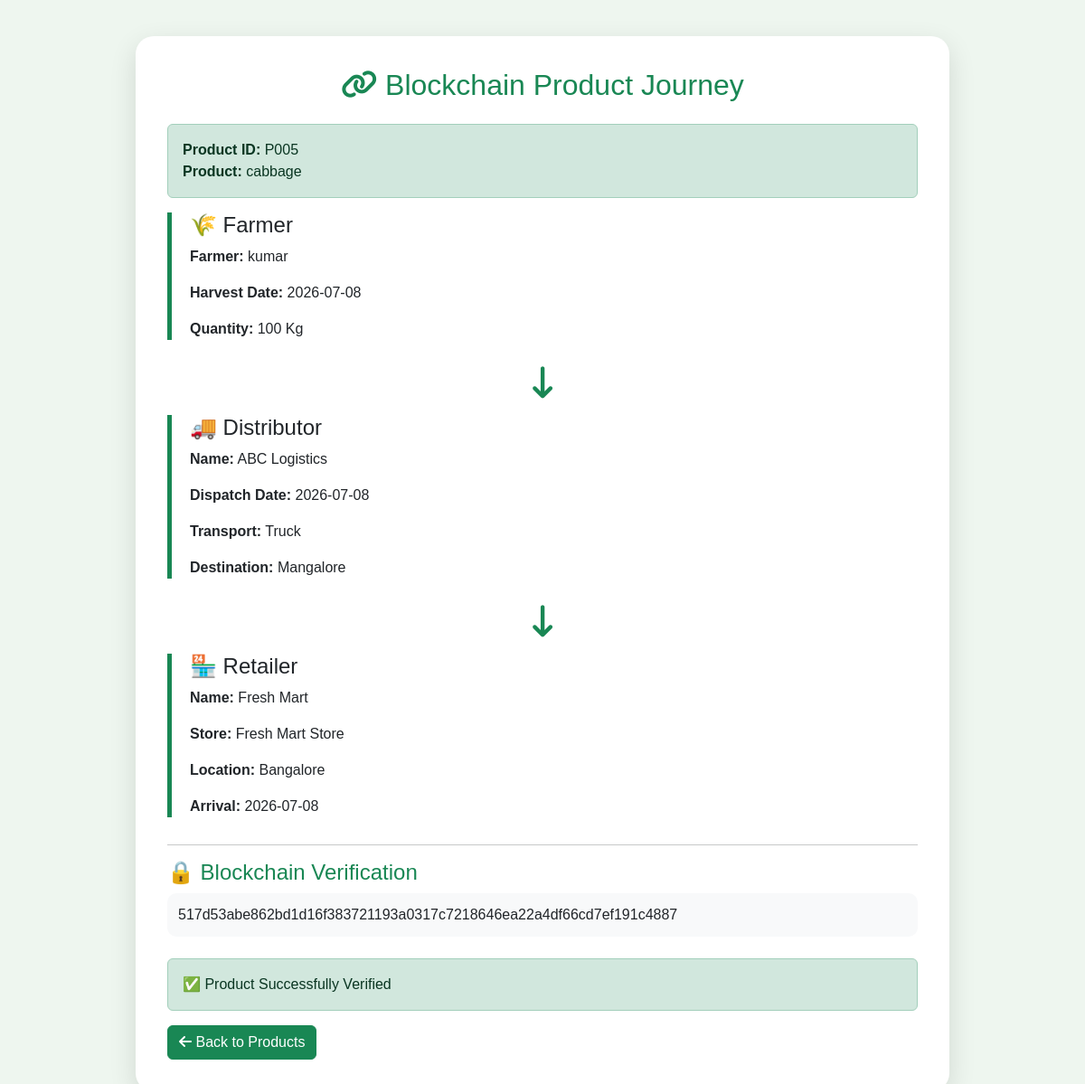
The page /history/P005 on the database its author committed.
### tables this page shows
CREATE TABLE products(
    product_id TEXT PRIMARY KEY,
    product_name TEXT,
    farmer_name TEXT,
    harvest_date TEXT,
    quantity TEXT
);

CREATE TABLE distributor(
    product_id TEXT,
    distributor_name TEXT,
    dispatch_date TEXT,
    transport_method TEXT,
    destination TEXT
);

CREATE TABLE retailer(
    product_id TEXT,
    retailer_name TEXT,
    store_name TEXT,
    location TEXT,
    arrival_date TEXT
);

### app.py (the view)
@app.route("/history/<product_id>")
def history(product_id):
    conn = get_connection()
    cursor = conn.cursor()
    cursor.execute(
        "SELECT * FROM products WHERE product_id=?",
        (product_id,)
    )
    product = cursor.fetchone()
    cursor.execute(
        "SELECT * FROM distributor WHERE product_id=?",
        (product_id,)
    )
    distributor = cursor.fetchone()
    cursor.execute(
        "SELECT * FROM retailer WHERE product_id=?",
        (product_id,)
    )
    retailer = cursor.fetchone()
    cursor.execute("""
    SELECT sender,
           receiver,
           location,
           timestamp,
           hash,
           previous_hash
    FROM transactions
    WHERE product_id=?
    ORDER BY tx_id
    """, (product_id,))
    transactions = cursor.fetchall()
    conn.close()
    data = str(product) + str(distributor) + str(retailer)
    blockchain_hash = hashlib.sha256(
        data.encode()
    ).hexdigest()
    return render_template(
        "history.html",
        product=product,
        distributor=distributor,
        retailer=retailer,
        blockchain_hash=blockchain_hash,
        transactions=transactions
    )

### app.py (called while the page is built)
def get_connection():
    return sqlite3.connect(DATABASE)

### templates/history.html (shortened to what this page needs)
<!DOCTYPE html>
<html lang="en">
<head>
<link href="https://cdn.jsdelivr.net/npm/bootstrap@5.3.3/dist/css/bootstrap.min.css" rel="stylesheet">
<link href="https://cdnjs.cloudflare.com/ajax/libs/font-awesome/6.5.2/css/all.min.css" rel="stylesheet">
</head>
<body>
<div class="container">
<div class="timeline-card">
<h2 class="text-success text-center mb-4">
<i class="fa-solid fa-link"></i>
Blockchain Product Journey
</h2>
<div class="alert alert-success">
<b>Product ID:</b> {{ product[0] }}
<br>
<b>Product:</b> {{ product[1] }}
</div>
<div class="stage">
<h4>🌾 Farmer</h4>
<p><b>Farmer:</b> {{ product[2] }}</p>
<p><b>Harvest Date:</b> {{ product[3] }}</p>
<p><b>Quantity:</b> {{ product[4] }}</p>
</div>
<div class="text-center mb-3">
<i class="fa-solid fa-arrow-down-long icon"></i>
</div>
<div class="stage">
<h4>🚚 Distributor</h4>
<p><b>Name:</b> {{ distributor[1] }}</p>
<p><b>Dispatch Date:</b> {{ distributor[2] }}</p>
<p><b>Transport:</b> {{ distributor[3] }}</p>
<p><b>Destination:</b> {{ distributor[4] }}</p>
</div>
<div class="text-center mb-3">
<i class="fa-solid fa-arrow-down-long icon"></i>
</div>
<div class="stage">
<h4>🏪 Retailer</h4>
<p><b>Name:</b> {{ retailer[1] }}</p>
<p><b>Store:</b> {{ retailer[2] }}</p>
<p><b>Location:</b> {{ retailer[3] }}</p>
<p><b>Arrival:</b> {{ retailer[4] }}</p>
</div>
<hr>
<h4 class="text-success">
🔒 Blockchain Verification
</h4>
<div class="hash">
{{ blockchain_hash }}
</div>
<br>
<div class="alert alert-success">
✅ Product Successfully Verified
</div>
<a href="/products" class="btn btn-success">
<i class="fa fa-arrow-left"></i>
Back to Products
</a>
</div>
</div>
</body>
</html>

### templates/history.html (style rules this page uses)
body { background:#eef6ef; font-family:Arial,Helvetica,sans-serif; }
.timeline-card { max-width:900px; margin:auto; margin-top:40px; background:white; border-radius:20px; padding:35px; box-shadow:0 10px 30px rgba(0,0,0,.12); }
.stage { border-left:5px solid #198754; padding-left:20px; margin-bottom:30px; }
.icon { font-size:35px; color:#198754; }
.hash { background:#f8f9fa; border-radius:10px; padding:12px; word-break:break-all; }

### rows shown on the page
products: product_id "P005", product_name "cabbage", farmer_name "kumar", harvest_date "2026-07-08", quantity "100 Kg"
distributor: distributor_name "ABC Logistics", dispatch_date "2026-07-08", transport_method "Truck", destination "Mangalore"
retailer: retailer_name "Fresh Mart", store_name "Fresh Mart Store", location "Bangalore", arrival_date "2026-07-08"

### other values the page prints
{{ blockchain_hash }} "517d53abe862bd1d16f383721193a0317c7218646ea22a4df66cd7ef191c4887"
